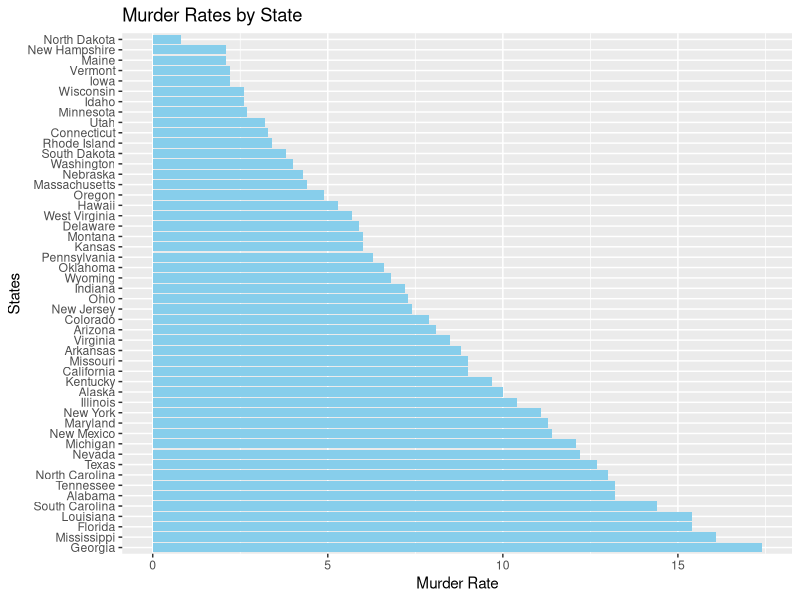
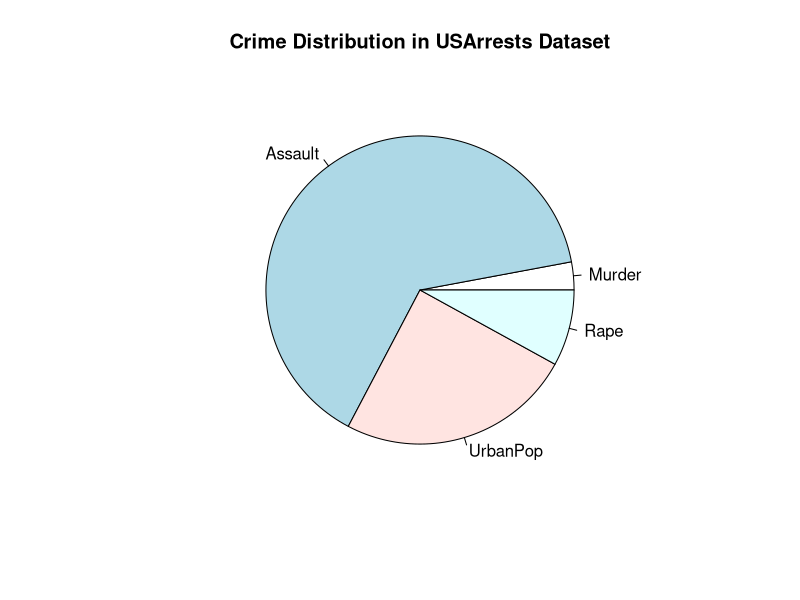
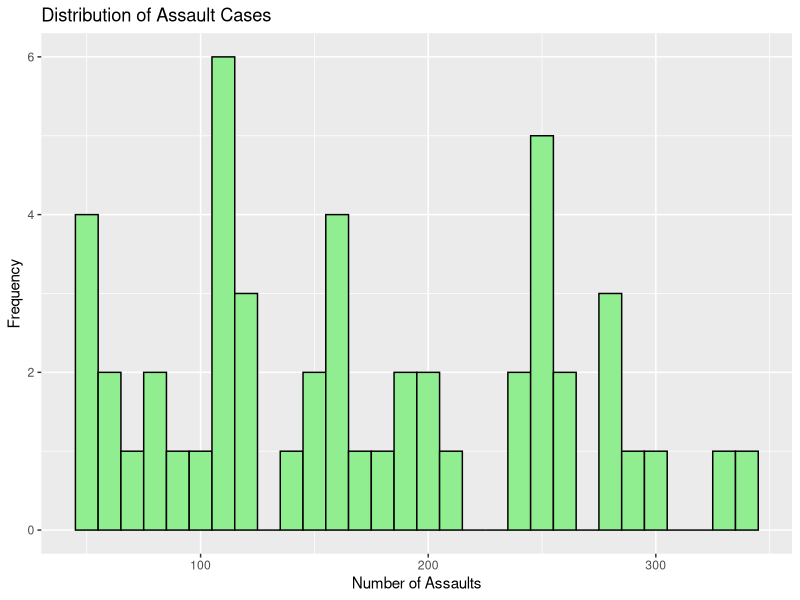
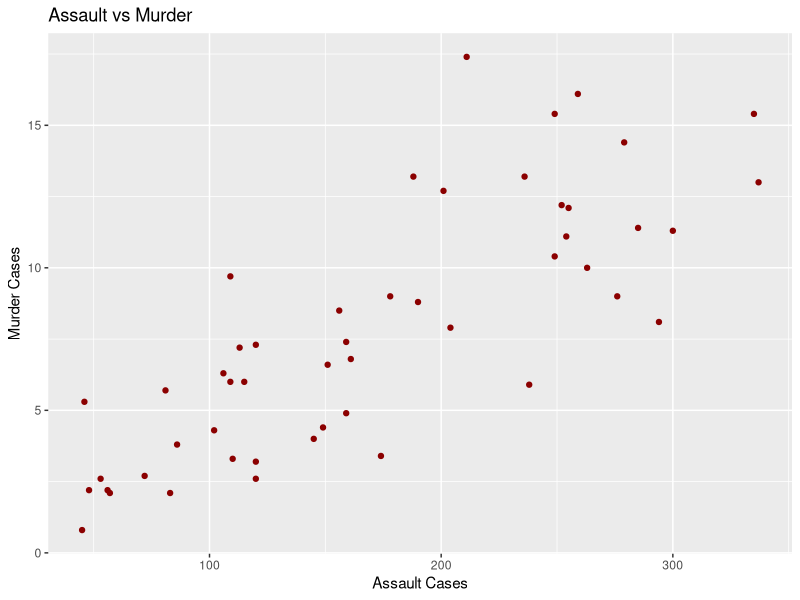
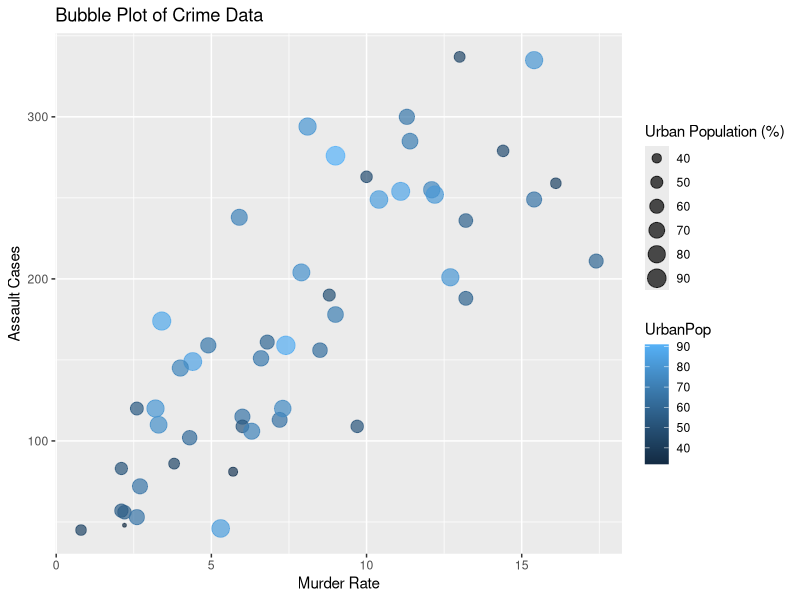
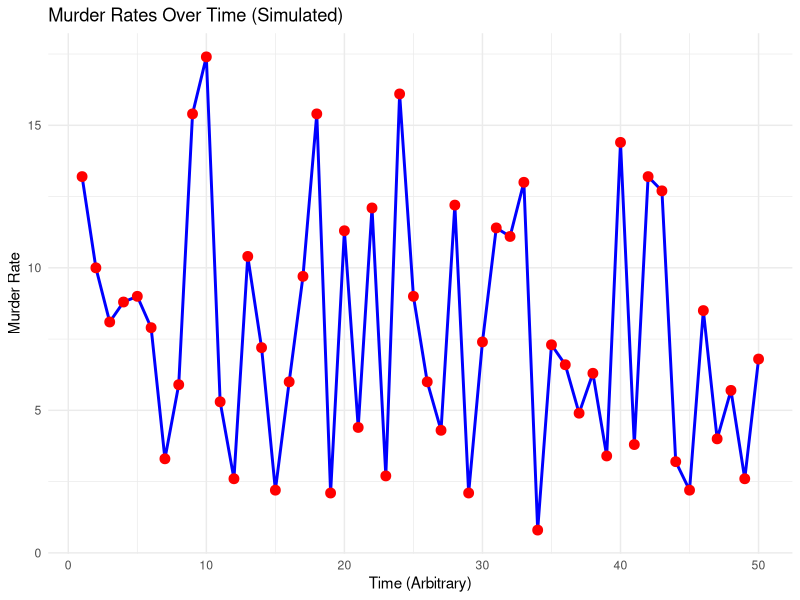

Generate these figures, in order, with R:
library(ggplot2)
ggplot(USArrests, aes(x = reorder(row.names(USArrests), -Murder), y = Murder)) + 
  geom_bar(stat = "identity", fill = "skyblue") +
  coord_flip() +
  labs(title = "Murder Rates by State", x = "States", y = "Murder Rate")

crime_data <- colSums(USArrests)
pie(crime_data, labels = names(crime_data), main = "Crime Distribution in USArrests Dataset")


ggplot(USArrests, aes(x = Assault)) +
  geom_histogram(binwidth = 10, fill = "lightgreen", color = "black") +
  labs(title = "Distribution of Assault Cases", x = "Number of Assaults", y = "Frequency")

ggplot(USArrests, aes(x = Assault, y = Murder)) +
  geom_point(color = "darkred") +
  labs(title = "Assault vs Murder", x = "Assault Cases", y = "Murder Cases")

ggplot(USArrests, aes(x = Murder, y = Assault, size = UrbanPop, color = UrbanPop)) +
  geom_point(alpha = 0.7) +
  labs(title = "Bubble Plot of Crime Data", x = "Murder Rate", y = "Assault Cases", size = "Urban Population (%)")

library(ggplot2)

#timeline plot

# Add a time component to USArrests dataset
USArrests$Time <- seq_len(nrow(USArrests))

# Check if Time column was added successfully
head(USArrests)


ggplot(USArrests, aes(x = Time, y = Murder)) +
  geom_line(color = "blue", size = 1) +
  geom_point(color = "red", size = 3) +
  labs(title = "Murder Rates Over Time (Simulated)", x = "Time (Arbitrary)", y = "Murder Rate") +
  theme_minimal()
